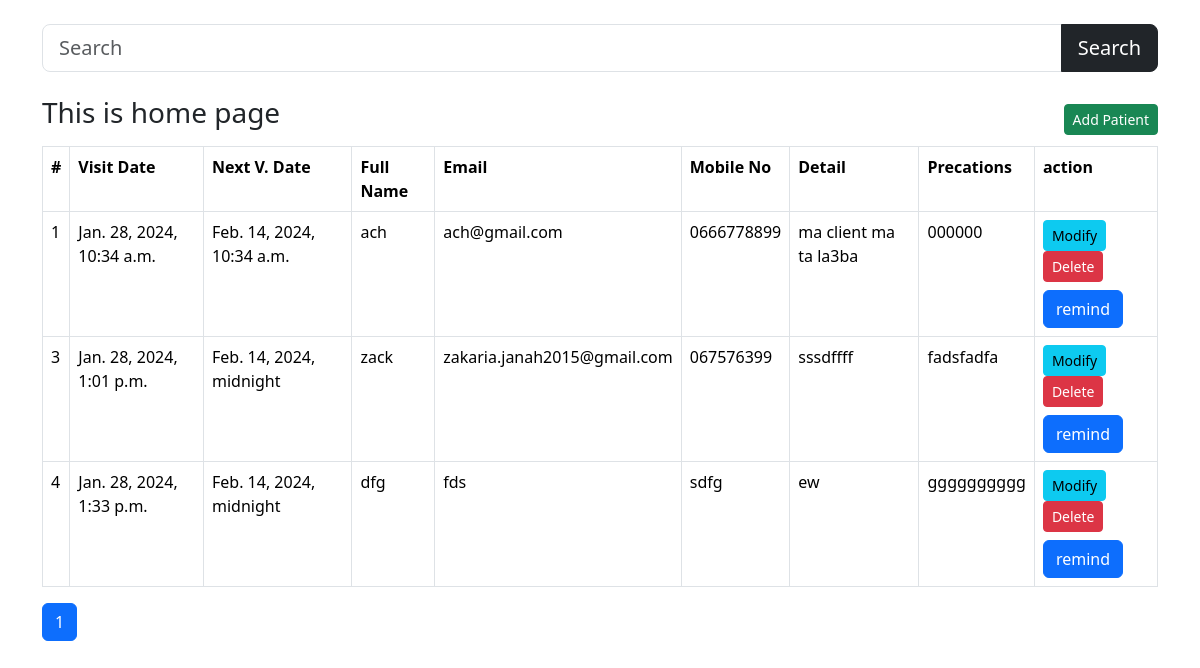
The page / on the database its author committed.
### main/models.py (models this page shows, shortened)
class Patient(models.Model):
    full_name = models.CharField(max_length=100)
    email=models.CharField(max_length=50)
    mobile_no = models.CharField(max_length=50)
    address = models.TextField()
    detail = models.TextField()
    precout=models.TextField()
    visit_date = models.DateTimeField(auto_now_add=True)
    next_visit_date = models.DateTimeField()

### main/views.py (the view)
# urls.py: path('', views.home, name='home'),
def home(request):
    data = Patient.objects.all()
    if "q" in request.GET:
        q=request.GET['q']
        data=Patient.objects.filter(Q(full_name__icontains=q)|Q(mobile_no__icontains=q)|Q(email__icontains=q))
    paginator = Paginator(data, 3)
    page_number = request.GET.get('page', 1)
    data =paginator.get_page(page_number)
    return render(request, 'home.html', {'data':data})

### main/templates/home.html (shortened to what this page needs)
{% load static %}
<!doctype html>
<html lang="en">
<head>
    <link rel="stylesheet" href="{% static 'bootstrap.min.css' %}">
</head>
<body>
    <main class="container" >
        <form class="my-4" action="/">
            <div class="input-group mb-3">
                <input type="text" name="q" class="form-control form-control-lg" placeholder="Search" />
                <button class="btn btn-dark btn-lg" type="submit" id="button-addon2">Search</button>
            </div>
        </form>
    <h3 class="my-3" >This is home page <a href="/add-patient" class="float-end btn btn-sm btn-success mt-2">Add Patient</a></h3>
        <table class="table table-bordered">
        <tr>
            <th>#</th>
            <th>Visit Date</th>
            <th>Next V. Date</th>
            <th>Full Name</th>
            <th>Email</th>
            <th>Mobile No</th>
            <th>Detail</th>
            <th>Precations</th>
            <th>action</th>
        </tr>
        {% if data %}
            {% for patient in data %}
            <tr>
                <td>{{patient.id}}</td>
                <td>{{patient.visit_date}}</td>
                <td>{{patient.next_visit_date}}</td>
                <td>{{patient.full_name}}</td>
                <td>{{patient.email}}</td>
                <td>{{patient.mobile_no}}</td>
                <td>{{patient.detail}}</td>
                <td>{{patient.precout}}</td>
                <td>
                    <a href="/update-patent/{{patient.id}}" class="btn btn-info btn-sm">Modify</a>
                    <a onclick="return confirm('Are you sure you want to delete this data?')" href="/delete-patient/{{patient.id}}" class="btn btn-danger btn-sm">Delete</a>
                    <form method="post" action="/send-email/{{patient.id}}">
                        <input type="submit" class="btn btn-primary mt-2" value="remind">
                    </form>
                </td>
            </tr>
            {% endfor %}
        {% endif %}
    </table>
        <nav aria-label="...">
            <ul class="pagination">
                {% for i in data.paginator.page_range %}
                    {% if data.number == i %}
                    <li class="page-item active" aria-current="page">
                        <a class="page-link" href="#">{{i}}</a>
                    </li>
                    {% else %}
                    <li class="page-item"><a class="page-link" href="?page={{i}}">{{i}}</a></li>
                    {% endif %}
                {% endfor %}
            </ul>
        </nav>
    </main>
</body>
</html>

### rows shown on the page
Patient: id "1", visit_date "Jan. 28, 2024, 10:34 a.m.", next_visit_date "Feb. 14, 2024, 10:34 a.m.", full_name "ach", email "ach@gmail.com", mobile_no "0666778899", detail "ma client ma ta la3ba", precout "000000"
Patient: id "3", visit_date "Jan. 28, 2024, 1:01 p.m.", next_visit_date "Feb. 14, 2024, midnight", full_name "zack", email "zakaria.janah2015@gmail.com", mobile_no "067576399", detail "sssdffff", precout "fadsfadfa"
Patient: id "4", visit_date "Jan. 28, 2024, 1:33 p.m.", next_visit_date "Feb. 14, 2024, midnight", full_name "dfg", email "fds", mobile_no "sdfg", detail "ew", precout "gggggggggg"

### other values the page prints
{{ i }} "1"
